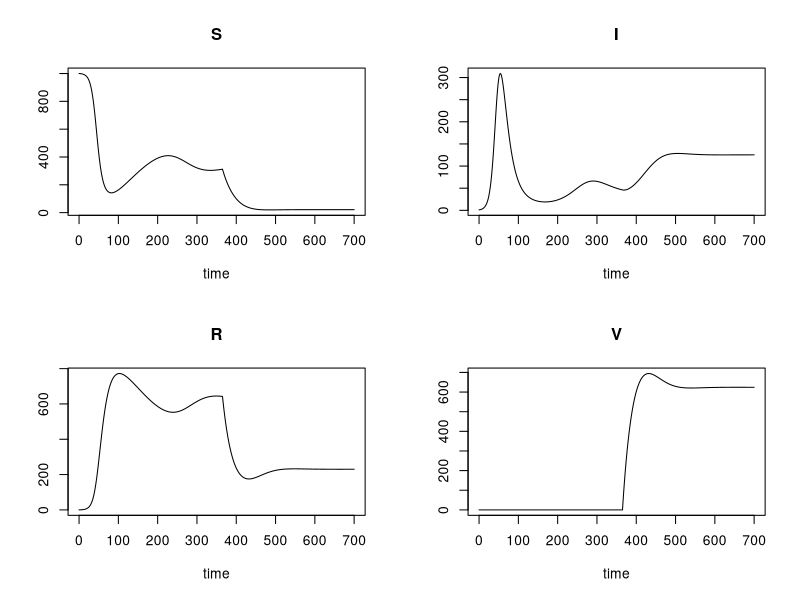

This figure's R source:
rm(list=ls())
library(deSolve)

#Define SIR model as function (later used in the ODE solver)
SIRV_func <- function(t, SIRV, P) {
  S <- SIRV[1]
  I <- SIRV[2]
  R <- SIRV[3]
  V <- SIRV[4]
  
  #Assume that vaccination takes time to get in place at some time t_vaccine
  if (t<P$t_vaccine) { #before vaccination the model as before
    dSdt <- -P$beta * I * S + P$gamma*R 
    dIdt <- P$beta * I * S - P$rho * I 
    dRdt <- P$rho * I - P$gamma*R
    dVdt <- 0
  } else { #after vaccination 
    dSdt <- -P$beta * I * S + P$gamma*R - P$c*S 
    dIdt <- P$beta * I * S - P$rho * I + (1-P$vaccine_efficiency)*P$beta*I*V #1-P$vaccine_efficiency, means sometimes 
    # vaccine efficiency can be 0
    dRdt <- P$rho * I - P$gamma*R - P$c*R
    dVdt <- P$c*(S+R) - (1-P$vaccine_efficiency)*P$beta*I*V
  }
  return(list(c(dSdt,dIdt,dRdt,dVdt)))
}

SIRV0 <- c(S=1000, I=1, R=0, V=0)
R0 <- 3
rho <- 1/14
beta <- rho*R0/SIRV0[1]


#Parameters as before but now also with c (vaccination rate), t_vaccine (time vaccination is possible) and vaccination efficiency
# Assume that vaccination is done within 30 days
# Assume that vaccination came into place after one year
# Assume that efficiency < 100% gives infection of the vaccinated population 

P <- list(beta=beta, rho=rho, gamma=1/180, c=1/30, t_vaccine=365, vaccine_efficiency=0.5)

#Test if the R0 makes sense
R0 <- 1/P$rho * P$beta * SIRV0[1]
cat('R0 = ', R0)

tt <- seq(0,700, by=1)
result <- ode(y=SIRV0, func=SIRV_func, parms=P, times=tt)
plot(result)
